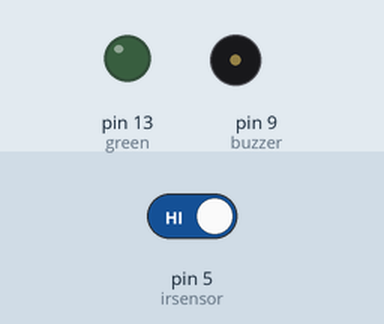
Simulated run of this sketch. Board: Arduino Uno, built with avr-gcc and run on an emulated ATmega328P. On the bench: output pins drawn as LEDs (lit = HIGH), buzzer (waves = sounding, pin HIGH). Inputs (shaded band) come from the test bench; at power-on: pin 5 (irsensor) HIGH.

Above: at 1.2 s.
1.3 s: pin 5 (irsensor) driven LOW
At 1.77 s:
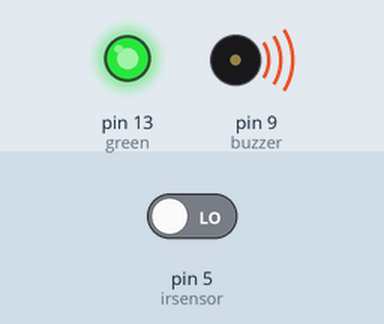
4.3 s: pin 5 (irsensor) driven HIGH
At 5.5 s:
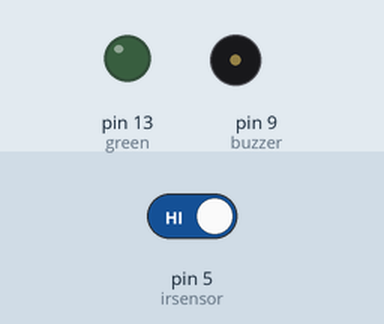
Timing chart, 0 to 7.3 s (numbered marks = the images above; inputs shaded):
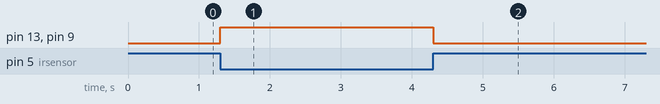

The sketch:

Infra_red_sensor_alarm.ino
```cpp
int green=13;
int irsensor=5;
int buzzer=9;

void setup() {
  // put your setup code here, to run once:
pinMode(green,OUTPUT);
pinMode(irsensor,INPUT);//infrared sensor to detect obstacles,IR sensors emit signals in a straight line
pinMode(buzzer,OUTPUT);//sound

}

void loop() {
  // put your main code here, to run repeatedly:

if (digitalRead(irsensor)==LOW){  //Low meaning when it is blockled by an obstacle the input will be cut off ,turning it to zero
  digitalWrite(green,HIGH);
  digitalWrite(buzzer,HIGH);
  delay(50);
  digitalWrite(buzzer,LOW); //to stop the alarm or beep
}
else{
  digitalWrite(green,LOW);

}

}
```

Measured:
- after the input at 1.3 s, pin 13 (green), pin 9 (buzzer): LOW → HIGH at once
- after the input at 4.3 s, pin 13 (green), pin 9 (buzzer): HIGH → LOW at once
